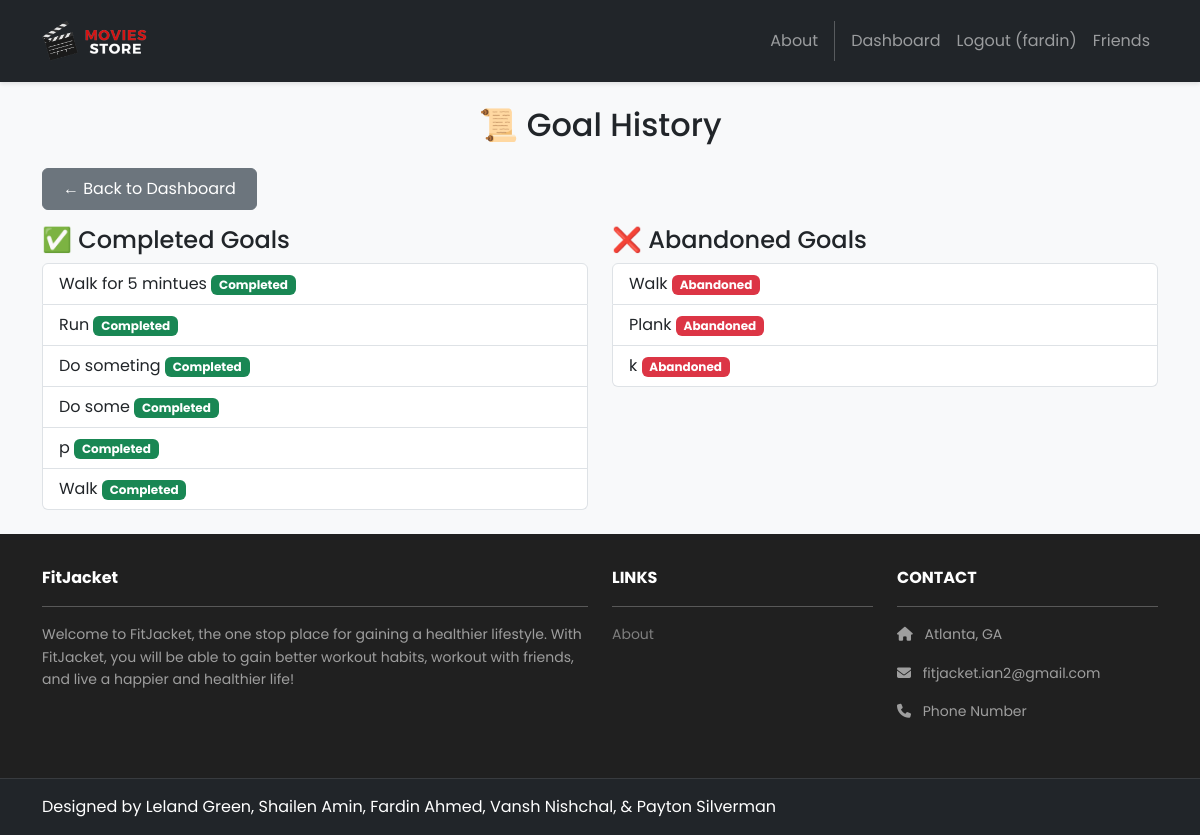
Before: /dashboard/goal-history/ (signed in) with the older database file.
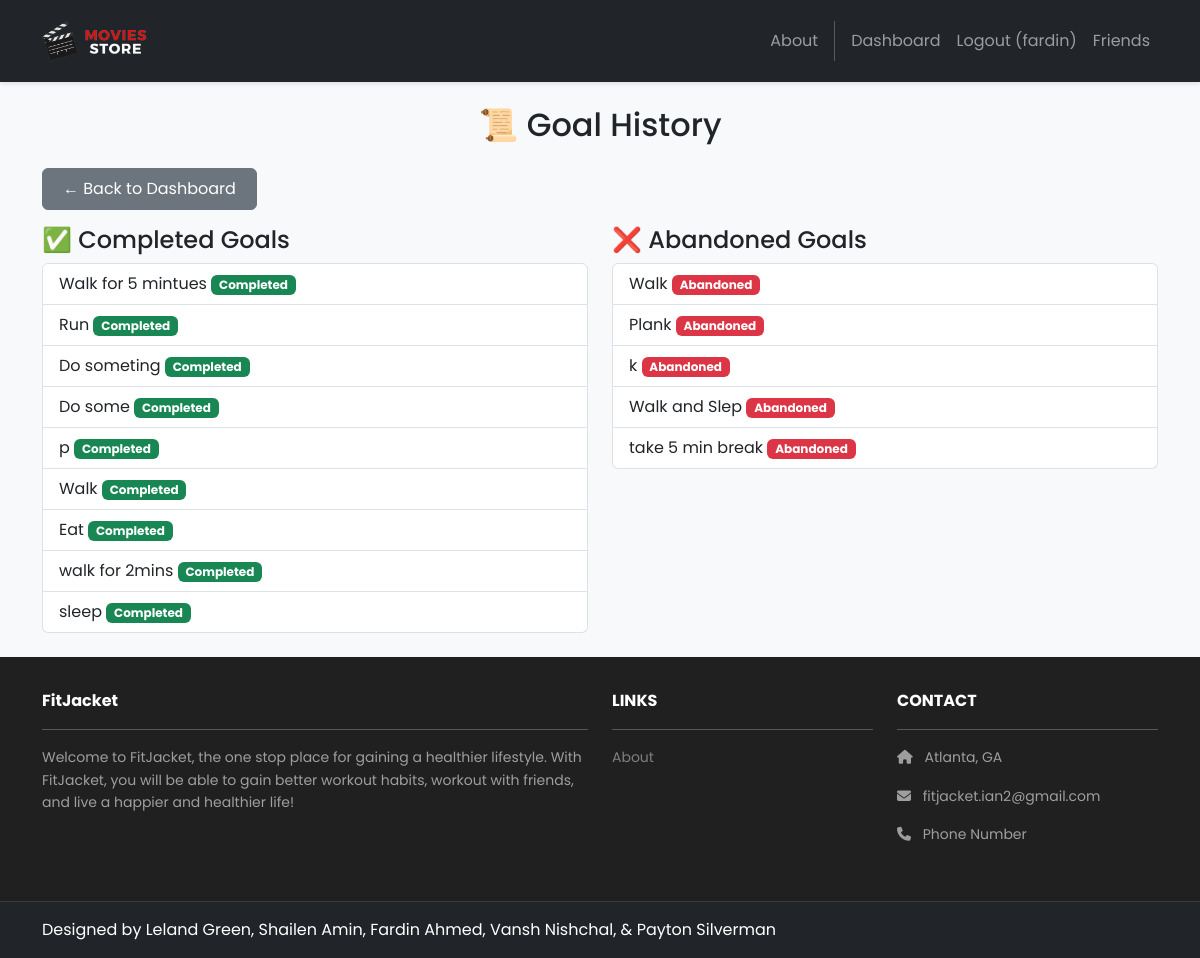
After: the same page with the newer database file.
### dashboard/models.py (models this page shows, shortened)
class Goal(models.Model):
    text = models.CharField(max_length=255)
    created_at = models.DateTimeField(auto_now_add=True)
    user = models.ForeignKey(User, on_delete=models.CASCADE, null=True)
    completed = models.BooleanField(default=False)
    abandoned = models.BooleanField(default=False)

### dashboard/views.py (the view)
# urls.py: path('goal-history/', views.goal_history, name='GoalHistory'),
@login_required
def goal_history(request):
    completed_goals = Goal.objects.filter(user=request.user, completed=True)
    abandoned_goals = Goal.objects.filter(user=request.user, abandoned=True)
    return render(request, 'dashboard/goal-history.html', {
        'completed_goals': completed_goals,
        'abandoned_goals': abandoned_goals,
    })

### accounts/context_processors.py (called while the page is built)
def admin_group(request):
    if request.user.is_authenticated:
        is_admin = request.user.groups.filter(name='admin').exists()
    else:
        is_admin = False
    return {'is_admin': is_admin}

### dashboard/templates/dashboard/goal-history.html
{% extends 'base.html' %}
{% block content %}
<div class="container py-4">
  <h2 class="mb-4 text-center">📜 Goal History</h2>
  <a href="{% url 'Dashboard' %}" class="btn btn-secondary mb-3">← Back to Dashboard</a>
  <div class="row g-4">
    <div class="col-md-6">
      <h4>✅ Completed Goals</h4>
      {% if completed_goals %}
        <ul class="list-group">
          {% for goal in completed_goals %}
            <li class="list-group-item">{{ goal.text }} <span class="badge bg-success">Completed</span></li>
          {% endfor %}
        </ul>
      {% else %}
        <p class="text-muted">No completed goals yet.</p>
      {% endif %}
    </div>
    <div class="col-md-6">
      <h4>❌ Abandoned Goals</h4>
      {% if abandoned_goals %}
        <ul class="list-group">
          {% for goal in abandoned_goals %}
            <li class="list-group-item">{{ goal.text }} <span class="badge bg-danger">Abandoned</span></li>
          {% endfor %}
        </ul>
      {% else %}
        <p class="text-muted">No abandoned goals yet.</p>
      {% endif %}
    </div>
  </div>
</div>
{% endblock %}

### FitJacket/templates/base.html (shortened to what this page needs)
<!DOCTYPE html>
<html>
  {% load static %}
  <head>
    <link href="https://cdn.jsdelivr.net/npm/bootstrap@5.3.3/dist/css/bootstrap.min.css" rel="stylesheet">
    <link rel="stylesheet" href="https://cdnjs.cloudflare.com/ajax/libs/font-awesome/6.1.1/css/all.min.css">
    <link rel="stylesheet" type="text/css" href="{% static 'css/style.css' %}">
  </head>
  <body>
    <nav class="p-3 navbar navbar-dark bg-dark navbar-expand-lg">
      <div class="container">
        <a class="navbar-brand" href="{% url 'home.index' %}">
          <img src="{% static 'img/logo.png' %}" alt="logo" height="40" />
        </a>
        <div class="collapse navbar-collapse" id="navbarNavAltMarkup">
          <div class="navbar-nav ms-auto navbar-ml">
            <a class="nav-link" href="{% url 'home.about' %}">About</a>
            {% if user.is_authenticated %}
            <a class="nav-link" href="{% url 'Dashboard' %}">Dashboard</a>
            <a class="nav-link" href="{% url 'accounts.logout' %}">Logout ({{ user.username }})</a>
            <a class="nav-link" href="{% url 'friends:userList' %}">Friends</a>
            {% else %}
            <a class="nav-link" href="{% url 'accounts.login' %}">Login</a>
            <a class="nav-link" href="{% url 'accounts.signup' %}">Sign Up</a>
            <a class="nav-link" href="{% url 'accounts.resetPassword' %}">Reset Password</a>
            {% endif %}
          </div>
        </div>
      </div>
    </nav>
    <div class="main-content" style="height: 80vh;">
      {% block content %}
      {% endblock content %}
    </div>
    <section class="p-3 ms-footer d-flex d-none d-md-block">
      <div class="container">
        <div class="row mt-3 text-white">
          <div class="col-md-6 col-lg-6 col-xl-6 mx-auto mb-4">
            <b>FitJacket</b>
            <hr />
            <p>Welcome to FitJacket, the one stop place for gaining a healthier lifestyle. With FitJacket, you will be able to
            gain better workout habits, workout with friends, and live a happier and healthier life!</p>
          </div>
          <div class="col-md-3 col-lg-3 col-xl-3 mx-auto mb-4">
            <b>LINKS</b>
            <hr />
            <p><a class="nav-link" href="{% url 'home.about' %}">About</a></p>
          </div>
          <div class="col-md-3 col-lg-3 col-xl-3 mx-auto mb-4">
            <b>CONTACT</b>
            <hr />
            <p><i class="fas fa-home me-2"></i> Atlanta, GA</p>
            <p><i class="fas fa-envelope me-2"></i> fitjacket.ian2@gmail.com</p>
            <p><i class="fas fa-phone me-2"></i> Phone Number</p>
          </div>
        </div>
      </div>
    </section>
    <section class="p-3 ms-footer-bottom bg-dark">
      <div class="container d-flex justify-content-between">
        <div class="me-5 text-white">
          <span>Designed by Leland Green, Shailen Amin, Fardin Ahmed, Vansh Nishchal, & Payton Silverman</a>
          </span>
        </div>
      </div>
    </section>
  </body>
</html>

### FitJacket/static/css/style.css (style rules this page uses)
body { font-family: 'Poppins', sans-serif; background-color: #f8f9fa; min-height: 100vh; display: flex; flex-direction: column; }
.main-content { flex: 1; }
.navbar { box-shadow: 0 2px 4px rgba(0,0,0,0.1); }
.navbar-brand img { transition: transform 0.2s; }
.nav-link { position: relative; transition: color 0.3s; }
.nav-link:after { content: ''; position: absolute; width: 0; height: 2px; bottom: 0; left: 0; background-color: #6ab43e; transition: width 0.3s; }
.btn { padding: 8px 20px; border-radius: 6px; transition: all 0.3s; }
.ms-footer { background-color: #202020; padding-top: 2rem; padding-bottom: 2rem; }
.ms-footer p { color: #9e9e9e; font-size: 14px; line-height: 1.6; }
.ms-footer a { color: #7F7F7F; transition: color 0.3s; }
.ms-footer-bottom { border-top: 1px solid rgba(255,255,255,0.1); }

Changed rows visible on the page:
added Goal: text "Eat", shown under "✅ Completed Goals"
added Goal: text "walk for 2mins", shown under "✅ Completed Goals"
added Goal: text "sleep", shown under "✅ Completed Goals"
added Goal: text "Walk and Slep", shown under "❌ Abandoned Goals"
added Goal: text "take 5 min break", shown under "❌ Abandoned Goals"
